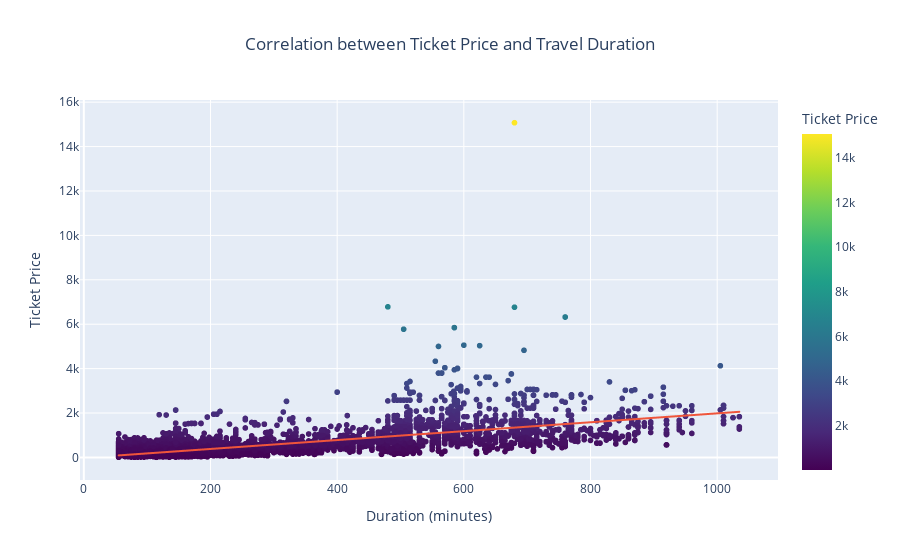

Notebook code cell kept with this figure:
### Markdown cell above
7. Correlation Between Price and Distance
Analysis: Examine how ticket prices vary with distance.
Approach: Calculate the correlation coefficient between ticket price and distance traveled.

### Code cell
bpf.correlation_price_distance(clean_df)

### Figure 1 — Plotly figure (JSON) as saved in the notebook; plotly's stock layout.template omitted (floating-point values rounded to 4 significant figures; data arrays with more than 128 entries replaced by an {"elided": "..."} marker saying what was removed)
{"data": [{"hovertemplate": "Duration (minutes)=%{x}<br>Ticket Price=%{marker.color}<extra></extra>", "legendgroup": "", "marker": {"color": {"elided": "16233 int values"}, "coloraxis": "coloraxis", "symbol": "circle"}, "mode": "markers", "name": "", "showlegend": false, "type": "scattergl", "x": {"elided": "16233 int values"}, "xaxis": "x", "y": {"elided": "16233 int values"}, "yaxis": "y"}, {"hovertemplate": "<b>OLS trendline</b><br>price = 2.00356 * duration_minutes + -18.1914<br>R<sup>2</sup>=0.505785<br><br>Duration (minutes)=%{x}<br>Ticket Price=%{y} <b>(trend)</b><extra></extra>", "legendgroup": "", "marker": {"symbol": "circle"}, "mode": "lines", "name": "", "showlegend": false, "type": "scattergl", "x": {"elided": "15386 int values"}, "xaxis": "x", "y": {"elided": "15386 float values"}, "yaxis": "y"}], "layout": {"coloraxis": {"colorbar": {"title": {"text": "Ticket Price"}}, "colorscale": [[0, "#440154"], [0.1111, "#482878"], [0.2222, "#3e4989"], [0.3333, "#31688e"], [0.4444, "#26828e"], [0.5556, "#1f9e89"], [0.6667, "#35b779"], [0.7778, "#6ece58"], [0.8889, "#b5de2b"], [1, "#fde725"]]}, "legend": {"tracegroupgap": 0}, "title": {"text": "Correlation between Ticket Price and Travel Duration", "x": 0.5}, "xaxis": {"anchor": "y", "domain": [0, 1], "title": {"text": "Duration (minutes)"}}, "yaxis": {"anchor": "x", "domain": [0, 1], "title": {"text": "Ticket Price"}}}}
